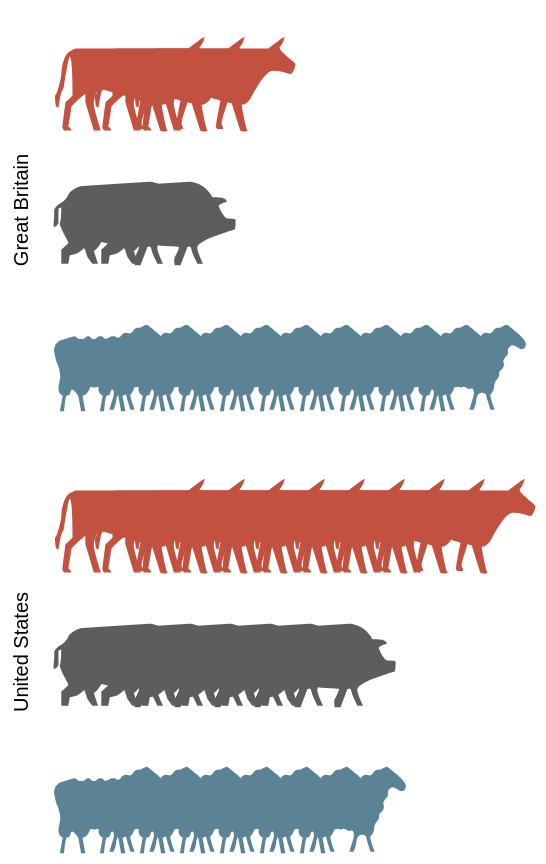

Write a Vega-Lite specification for this figure.
### Vega specification from a JSON file in a GitHub repository (floating-point values rounded to 4 significant figures)
{"$schema": "https://vega.github.io/schema/vega/v5.json", "autosize": "pad", "padding": 5, "data": [{"name": "source_0", "values": [{"country": "Great Britain", "animal": "cattle", "col": 3}, {"country": "Great Britain", "animal": "cattle", "col": 2}, {"country": "Great Britain", "animal": "cattle", "col": 1}, {"country": "Great Britain", "animal": "pigs", "col": 2}, {"country": "Great Britain", "animal": "pigs", "col": 1}, {"country": "Great Britain", "animal": "sheep", "col": 10}, {"country": "Great Britain", "animal": "sheep", "col": 9}, {"country": "Great Britain", "animal": "sheep", "col": 8}, {"country": "Great Britain", "animal": "sheep", "col": 7}, {"country": "Great Britain", "animal": "sheep", "col": 6}, {"country": "Great Britain", "animal": "sheep", "col": 5}, {"country": "Great Britain", "animal": "sheep", "col": 4}, {"country": "Great Britain", "animal": "sheep", "col": 3}, {"country": "Great Britain", "animal": "sheep", "col": 2}, {"country": "Great Britain", "animal": "sheep", "col": 1}, {"country": "United States", "animal": "cattle", "col": 9}, {"country": "United States", "animal": "cattle", "col": 8}, {"country": "United States", "animal": "cattle", "col": 7}, {"country": "United States", "animal": "cattle", "col": 6}, {"country": "United States", "animal": "cattle", "col": 5}, {"country": "United States", "animal": "cattle", "col": 4}, {"country": "United States", "animal": "cattle", "col": 3}, {"country": "United States", "animal": "cattle", "col": 2}, {"country": "United States", "animal": "cattle", "col": 1}, {"country": "United States", "animal": "pigs", "col": 6}, {"country": "United States", "animal": "pigs", "col": 5}, {"country": "United States", "animal": "pigs", "col": 4}, {"country": "United States", "animal": "pigs", "col": 3}, {"country": "United States", "animal": "pigs", "col": 2}, {"country": "United States", "animal": "pigs", "col": 1}, {"country": "United States", "animal": "sheep", "col": 7}, {"country": "United States", "animal": "sheep", "col": 6}, {"country": "United States", "animal": "sheep", "col": 5}, {"country": "United States", "animal": "sheep", "col": 4}, {"country": "United States", "animal": "sheep", "col": 3}, {"country": "United States", "animal": "sheep", "col": 2}, {"country": "United States", "animal": "sheep", "col": 1}]}, {"name": "row_domain", "source": "source_0", "transform": [{"type": "aggregate", "groupby": ["country"]}]}], "signals": [{"name": "x_step", "value": 20}, {"name": "child_width", "update": "bandspace(domain('x').length, 1, 0.5) * x_step"}, {"name": "child_height", "value": 200}], "layout": {"padding": 20, "columns": 1, "bounds": "full", "align": "all"}, "marks": [{"name": "row_header", "type": "group", "role": "row-header", "from": {"data": "row_domain"}, "sort": {"field": "datum[\"country\"]", "order": "ascending"}, "title": {"text": {"signal": "''+parent[\"country\"]"}, "orient": "left", "style": "guide-label", "frame": "group", "offset": 10}, "encode": {"update": {"height": {"signal": "child_height"}}}}, {"name": "cell", "type": "group", "style": "cell", "from": {"facet": {"name": "facet", "data": "source_0", "groupby": ["country"]}}, "sort": {"field": ["datum[\"country\"]"], "order": ["ascending"]}, "encode": {"update": {"width": {"signal": "child_width"}, "height": {"signal": "child_height"}}}, "marks": [{"name": "child_marks", "type": "symbol", "style": ["point"], "from": {"data": "facet"}, "encode": {"update": {"opacity": {"value": 1}, "fill": {"scale": "color", "field": "animal"}, "x": {"scale": "x", "field": "col"}, "y": {"scale": "y", "field": "animal"}, "size": {"value": 200}, "shape": {"scale": "shape", "field": "animal"}}}}]}], "scales": [{"name": "x", "type": "point", "domain": {"data": "source_0", "field": "col", "sort": true}, "range": {"step": {"signal": "x_step"}}, "padding": 0.5}, {"name": "y", "type": "point", "domain": {"data": "source_0", "field": "animal", "sort": true}, "range": [0, {"signal": "child_height"}], "padding": 0.5}, {"name": "color", "type": "ordinal", "domain": ["person", "cattle", "pigs", "sheep"], "range": ["rgb(162,160,152)", "rgb(194,81,64)", "rgb(93,93,93)", "rgb(91,131,149)"]}, {"name": "shape", "type": "ordinal", "domain": ["person", "cattle", "pigs", "sheep"], "range": ["M1.7 -1.7h-0.8c0.3 -0.2 0.6 -0.5 0.6 -0.9c0 -0.6 -0.4 -1 -1 -1c-0.6 0 -1 0.4 -1 1c0 0.4 0.2 0.7 0.6 0.9h-0.8c-0.4 0 -0.7 0.3 -0.7 0.6v1.9c0 0.3 0.3 0.6 0.6 0.6h0.2c0 0 0 0.1 0 0.1v1.9c0 0.3 0.2 0.6 0.3 0.6h1.3c0.2 0 0.3 -0.3 0.3 -0.6v-1.8c0 0 0 -0.1 0 -0.1h0.2c0.3 0 0.6 -0.3 0.6 -0.6v-2c0.2 -0.3 -0.1 -0.6 -0.4 -0.6z", "M4 -2c0 0 0.9 -0.7 1.1 -0.8c0.1 -0.1 -0.1 0.5 -0.3 0.7c-0.2 0.2 1.1 1.1 1.1 1.2c0 0.2 -0.2 0.8 -0.4 0.7c-0.1 0 -0.8 -0.3 -1.3 -0.2c-0.5 0.1 -1.3 1.6 -1.5 2c-0.3 0.4 -0.6 0.4 -0.6 0.4c0 0.1 0.3 1.7 0.4 1.8c0.1 0.1 -0.4 0.1 -0.5 0c0 0 -0.6 -1.9 -0.6 -1.9c-0.1 0 -0.3 -0.1 -0.3 -0.1c0 0.1 -0.5 1.4 -0.4 1.6c0.1 0.2 0.1 0.3 0.1 0.3c0 0 -0.4 0 -0.4 0c0 0 -0.2 -0.1 -0.1 -0.3c0 -0.2 0.3 -1.7 0.3 -1.7c0 0 -2.8 -0.9 -2.9 -0.8c-0.2 0.1 -0.4 0.6 -0.4 1c0 0.4 0.5 1.9 0.5 1.9l-0.5 0l-0.6 -2l0 -0.6c0 0 -1 0.8 -1 1c0 0.2 -0.2 1.3 -0.2 1.3c0 0 0.3 0.3 0.2 0.3c0 0 -0.5 0 -0.5 0c0 0 -0.2 -0.2 -0.1 -0.4c0 -0.1 0.2 -1.6 0.2 -1.6c0 0 0.5 -0.4 0.5 -0.5c0 -0.1 0 -2.7 -0.2 -2.7c-0.1 0 -0.4 2 -0.4 2c0 0 0 0.2 -0.2 0.5c-0.1 0.4 -0.2 1.1 -0.2 1.1c0 0 -0.2 -0.1 -0.2 -0.2c0 -0.1 -0.1 -0.7 0 -0.7c0.1 -0.1 0.3 -0.8 0.4 -1.4c0 -0.6 0.2 -1.3 0.4 -1.5c0.1 -0.2 0.6 -0.4 0.6 -0.4z", "M1.2 -2c0 0 0.7 0 1.2 0.5c0.5 0.5 0.4 0.6 0.5 0.6c0.1 0 0.7 0 0.8 0.1c0.1 0 0.2 0.2 0.2 0.2c0 0 -0.6 0.2 -0.6 0.3c0 0.1 0.4 0.9 0.6 0.9c0.1 0 0.6 0 0.6 0.1c0 0.1 0 0.7 -0.1 0.7c-0.1 0 -1.2 0.4 -1.5 0.5c-0.3 0.1 -1.1 0.5 -1.1 0.7c-0.1 0.2 0.4 1.2 0.4 1.2l-0.4 0c0 0 -0.4 -0.8 -0.4 -0.9c0 -0.1 -0.1 -0.3 -0.1 -0.3l-0.2 0l-0.5 1.3l-0.4 0c0 0 -0.1 -0.4 0 -0.6c0.1 -0.1 0.3 -0.6 0.3 -0.7c0 0 -0.8 0 -1.5 -0.1c-0.7 -0.1 -1.2 -0.3 -1.2 -0.2c0 0.1 -0.4 0.6 -0.5 0.6c0 0 0.3 0.9 0.3 0.9l-0.4 0c0 0 -0.4 -0.5 -0.4 -0.6c0 -0.1 -0.2 -0.6 -0.2 -0.5c0 0 -0.4 0.4 -0.6 0.4c-0.2 0.1 -0.4 0.1 -0.4 0.1c0 0 -0.1 0.6 -0.1 0.6l-0.5 0l0 -1c0 0 0.5 -0.4 0.5 -0.5c0 -0.1 -0.7 -1.2 -0.6 -1.4c0.1 -0.1 0.1 -1.1 0.1 -1.1c0 0 -0.2 0.1 -0.2 0.1c0 0 0 0.9 0 1c0 0.1 -0.2 0.3 -0.3 0.3c-0.1 0 0 -0.5 0 -0.9c0 -0.4 0 -0.4 0.2 -0.6c0.2 -0.2 0.6 -0.3 0.8 -0.8c0.3 -0.5 1 -0.6 1 -0.6z", "M-4.1 -0.5c0.2 0 0.2 0.2 0.5 0.2c0.3 0 0.3 -0.2 0.5 -0.2c0.2 0 0.2 0.2 0.4 0.2c0.2 0 0.2 -0.2 0.5 -0.2c0.2 0 0.2 0.2 0.4 0.2c0.2 0 0.2 -0.2 0.4 -0.2c0.1 0 0.2 0.2 0.4 0.1c0.2 0 0.2 -0.2 0.4 -0.3c0.1 0 0.1 -0.1 0.4 0c0.3 0 0.3 -0.4 0.6 -0.4c0.3 0 0.6 -0.3 0.7 -0.2c0.1 0.1 1.4 1 1.3 1.4c-0.1 0.4 -0.3 0.3 -0.4 0.3c-0.1 0 -0.5 -0.4 -0.7 -0.2c-0.3 0.2 -0.1 0.4 -0.2 0.6c-0.1 0.1 -0.2 0.2 -0.3 0.4c0 0.2 0.1 0.3 0 0.5c-0.1 0.2 -0.3 0.2 -0.3 0.5c0 0.3 -0.2 0.3 -0.3 0.6c-0.1 0.2 0 0.3 -0.1 0.5c-0.1 0.2 -0.1 0.2 -0.2 0.3c-0.1 0.1 0.3 1.1 0.3 1.1l-0.3 0c0 0 -0.3 -0.9 -0.3 -1c0 -0.1 -0.1 -0.2 -0.3 -0.2c-0.2 0 -0.3 0.1 -0.4 0.4c0 0.3 -0.2 0.8 -0.2 0.8l-0.3 0l0.3 -1c0 0 0.1 -0.6 -0.2 -0.5c-0.3 0.1 -0.2 -0.1 -0.4 -0.1c-0.2 -0.1 -0.3 0.1 -0.4 0c-0.2 -0.1 -0.3 0.1 -0.5 0c-0.2 -0.1 -0.1 0 -0.3 0.3c-0.2 0.3 -0.4 0.3 -0.4 0.3l0.2 1.1l-0.3 0l-0.2 -1.1c0 0 -0.4 -0.6 -0.5 -0.4c-0.1 0.3 -0.1 0.4 -0.3 0.4c-0.1 -0.1 -0.2 1.1 -0.2 1.1l-0.3 0l0.2 -1.1c0 0 -0.3 -0.1 -0.3 -0.5c0 -0.3 0.1 -0.5 0.1 -0.7c0.1 -0.2 -0.1 -1 -0.2 -1.1c-0.1 -0.2 -0.2 -0.8 -0.2 -0.8c0 0 -0.1 -0.5 0.4 -0.8z"]}], "config": {"style": {"cell": {"stroke": ""}}}}
